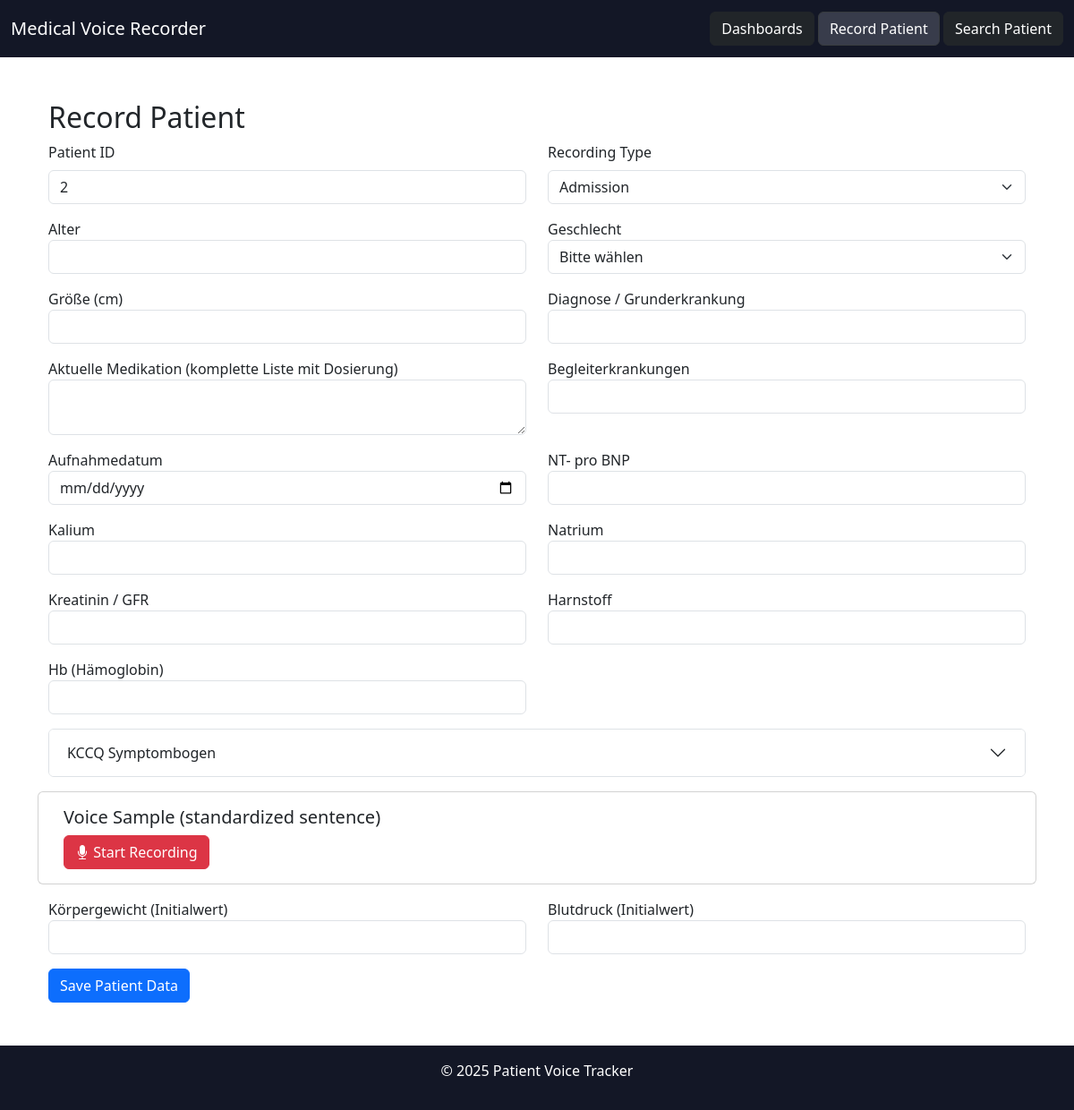
Page /recording?patient_id=2 on the earlier database version.
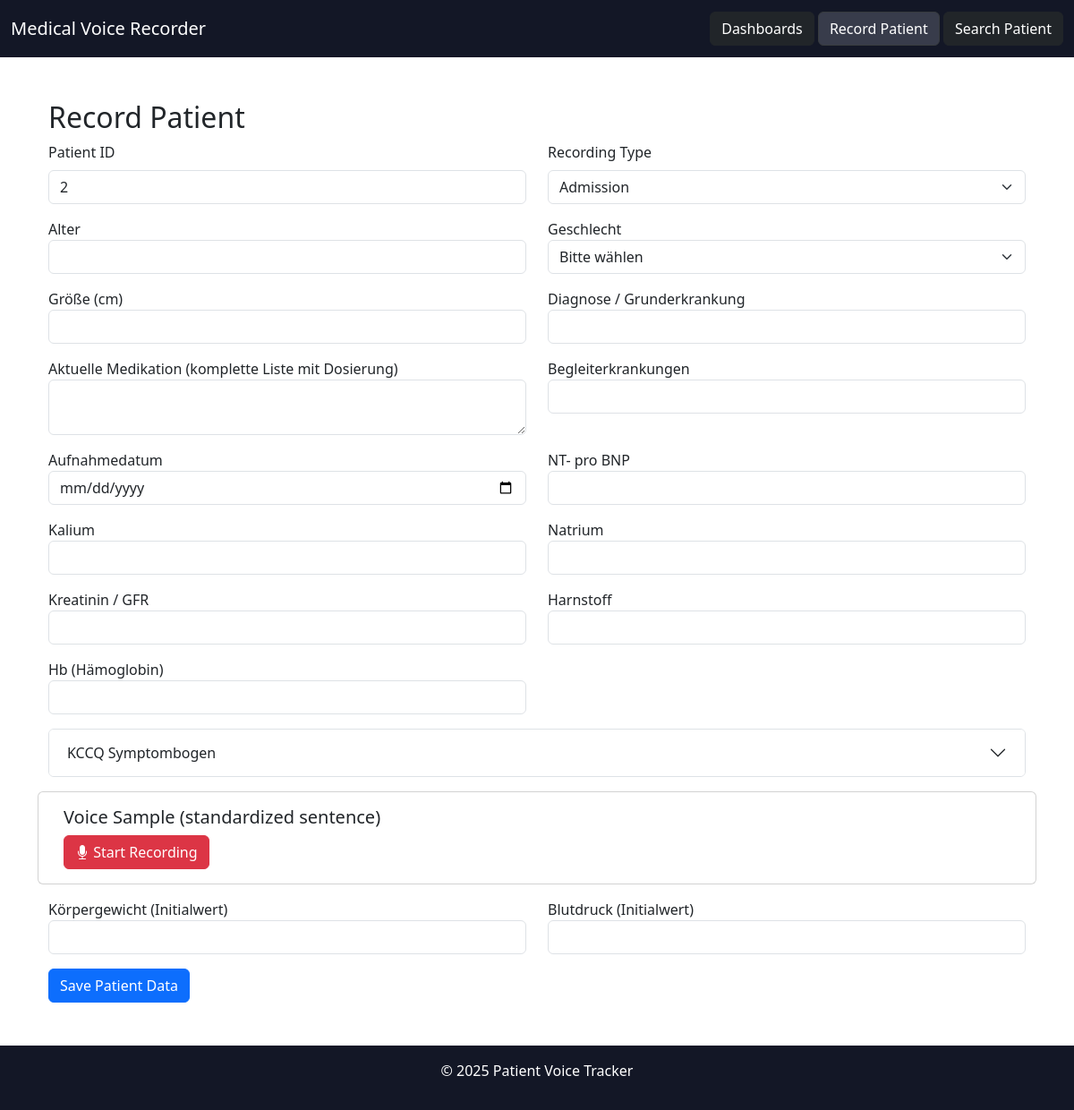
Same page on the later database version.
### models.py (models this page shows)
class Recording(db.Model):
    id = db.Column(db.Integer, primary_key=True)
    patient_id = db.Column(db.Integer, nullable=False)
    recording_type = db.Column(db.String(100), nullable=False)
    hospitalization_day = db.Column(db.Integer, nullable=True)
    age = db.Column(db.Integer, nullable=True)
    gender = db.Column(db.String(10), nullable=True)
    height = db.Column(db.Float, nullable=True)
    diagnosis = db.Column(db.String(500), nullable=True)
    medication = db.Column(db.String(2000), nullable=True)
    comorbidities = db.Column(db.String(1000), nullable=True)
    admission_date = db.Column(db.Date, nullable=True)
    ntprobnp = db.Column(db.Float, nullable=True)
    kalium = db.Column(db.Float, nullable=True)
    natrium = db.Column(db.Float, nullable=True)
    kreatinin_gfr = db.Column(db.String(100), nullable=True)
    harnstoff = db.Column(db.Float, nullable=True)
    hb = db.Column(db.Float, nullable=True)
    initial_weight = db.Column(db.Float, nullable=True)
    initial_bp = db.Column(db.String(50), nullable=True)
    kccq1a = db.Column(db.Integer, nullable=True)
    kccq1b = db.Column(db.Integer, nullable=True)
    kccq1c = db.Column(db.Integer, nullable=True)
    kccq1d = db.Column(db.Integer, nullable=True)
    kccq1e = db.Column(db.Integer, nullable=True)
    kccq1f = db.Column(db.Integer, nullable=True)
    kccq2 = db.Column(db.Integer, nullable=True)
    kccq3 = db.Column(db.Integer, nullable=True)
    kccq4 = db.Column(db.Integer, nullable=True)
    kccq5 = db.Column(db.Integer, nullable=True)
    kccq6 = db.Column(db.Integer, nullable=True)
    kccq7 = db.Column(db.Integer, nullable=True)
    kccq8 = db.Column(db.Integer, nullable=True)
    kccq9 = db.Column(db.Integer, nullable=True)
    kccq10 = db.Column(db.Integer, nullable=True)
    kccq11 = db.Column(db.Integer, nullable=True)
    kccq12 = db.Column(db.Integer, nullable=True)
    kccq13 = db.Column(db.Integer, nullable=True)
    kccq14 = db.Column(db.Integer, nullable=True)
    kccq15a = db.Column(db.Integer, nullable=True)
    kccq15b = db.Column(db.Integer, nullable=True)
    kccq15c = db.Column(db.Integer, nullable=True)
    kccq15d = db.Column(db.Integer, nullable=True)
    kccq16 = db.Column(db.Integer, nullable=True)
    weight = db.Column(db.Float, nullable=True)
    bp = db.Column(db.String(50), nullable=True)
    pulse = db.Column(db.Integer, nullable=True)
    medication_changes = db.Column(db.String(2000), nullable=True)
    kalium_daily = db.Column(db.Float, nullable=True)
    natrium_daily = db.Column(db.Float, nullable=True)
    kreatinin_gfr_daily = db.Column(db.String(100), nullable=True)
    harnstoff_daily = db.Column(db.Float, nullable=True)
    hb_daily = db.Column(db.Float, nullable=True)
    ntprobnp_daily = db.Column(db.Float, nullable=True)
    abschluss_labor = db.Column(db.String(2000), nullable=True)
    current_weight = db.Column(db.Float, nullable=True)
    discharge_medication = db.Column(db.String(2000), nullable=True)
    discharge_date = db.Column(db.Date, nullable=True)
    voice_sample = db.Column(db.LargeBinary, nullable=True)
    date = db.Column(db.DateTime, nullable=False, default=datetime.datetime.now)

### views.py (the view, shortened to what this page needs)
@views.route('/recording', methods=['GET', 'POST'])
def recording():
    patient_id = request.args.get('patient_id')
    last_recording = None
    hospitalization_day = ''
    if patient_id:
        recordings = Recording.query.filter_by(patient_id=patient_id).order_by(Recording.date).all()
        if recordings:
            first_recording = recordings[0]
            last_recording = recordings[-1]
            hospitalization_day = (datetime.datetime.now().date() - first_recording.date.date()).days
    return render_template('recording.html', last_recording=last_recording, hospitalization_day=hospitalization_day, patient_id=patient_id)

### templates/recording.html (shortened to what the changed rows need)
{% extends 'base.html' %}
{% block content %}
<div class="row">
    <div class="col">
        <div class="container-fluid">
            <h2>Record Patient</h2>
            <form method="POST" action="/recording" enctype="multipart/form-data">
                <div>
                    <div class="row">
                        <div class="mb-3 col-md-6">
                            <label for="recordingType" class="form-label">Recording Type</label>
                            <select class="form-select" id="recordingType" name="recording_type">
                                <option value="admission" {% if last_recording and last_recording.recording_type == 'admission' %}selected{% endif %}>Admission</option>
                            </select>
                        </div>
                    </div>
                    <div id="admissionFields" style="display:none;">
                        <div class="row">
                            <div class="accordion mb-3" id="kccqAccordion">
                            <div class="accordion-item">
                                <h2 class="accordion-header" id="kccqHeading">
                                <button class="accordion-button collapsed" type="button" data-bs-toggle="collapse" data-bs-target="#kccqCollapse" aria-expanded="false" aria-controls="kccqCollapse">
                                    KCCQ Symptombogen
                                </button>
                                </h2>
                            </div>
                            </div>
                        </div>
                    </div>
            </form>
        </div>
    </div>
</div>
{% endblock %}

Differences in the rows shown:
now on this page (row edited): Recording: recording_type "Admission"
Other differences:
form field recording_type: "Admission" → (not shown)
